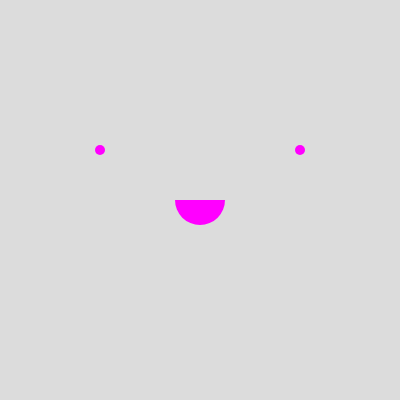
Frame 1 (no input)
Frame 60 (no input): identical to frame 1, image omitted
Frame 120 (the mouse pressed at the canvas centre since frame 60): identical to frame 1, image omitted

The p5.js sketch that drew this single still picture (run headless with seeded random() and noise() and a simulated clock; from frame 60 on, the mouse is pressed at the canvas centre):

// p5.js sketch
// ── sketch.js
// More applications
// by Prof. Marcela Godoy
// from Creative Coding Lab
// IMA, NYU Shanghai

function setup() {
  createCanvas(400, 400);
}

function draw() {
  background(220);

  fill(255, 0, 255);
  noStroke();

  // eyes
  circle(100, 150, 10);
  circle(300, 150, 10);

  // mouth
  arc(200, 200, 50, 50, PI * 0.0, PI * 1.0);
}
